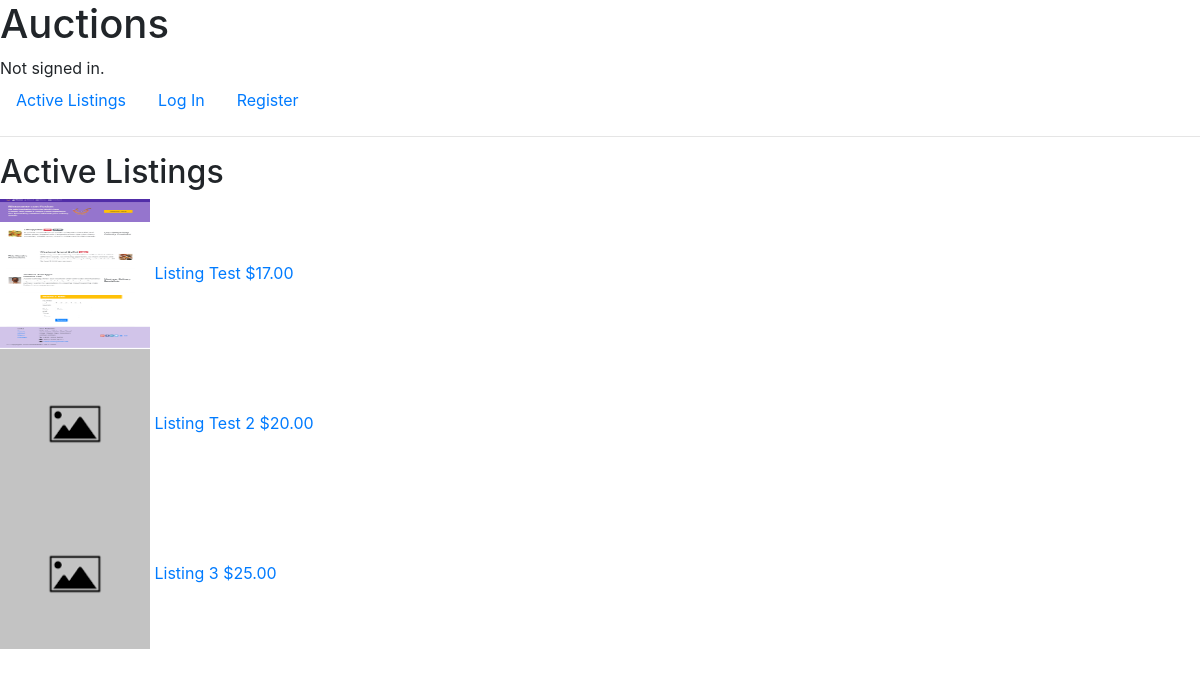
The page /auctions/ on the database as committed earlier.
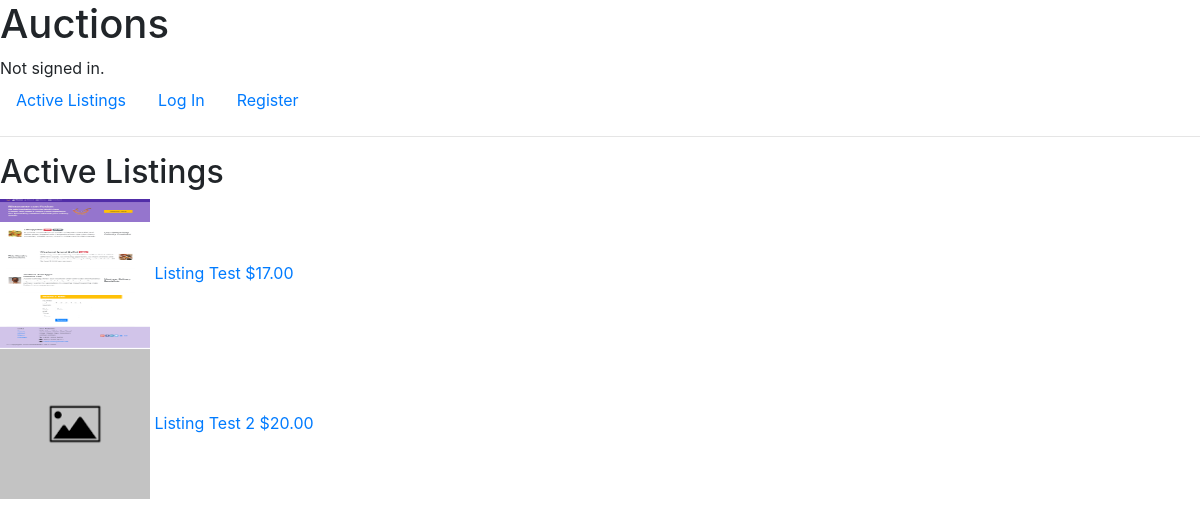
The same page on the database as committed later.
### auctions/models.py (models this page shows, shortened)
class Auction_Listing(models.Model):
    listing_price = models.IntegerField()
    listing_title = models.CharField(max_length=64)
    listing_description = models.CharField(max_length=256)
    listing_date = models.DateTimeField()
    listing_categories = models.CharField(max_length=128)
    listing_image = models.ImageField(null=True, upload_to='uploads/', default='auctions/static/auctions/images/default_img.png')
    listed_by = models.ForeignKey('User', on_delete=models.CASCADE, null=True, blank=True, default=None)

### auctions/views.py (the view)
# urls.py: path('', views.index, name='index'),
def index(request):
    return render(request, "auctions/index.html",{
        "Auction_Listings": Auction_Listing.objects.all(),
    })

### auctions/templates/auctions/index.html
{% extends "auctions/layout.html" %}
{% block body %}
{% load static %}
    <h2>Active Listings</h2>
    <div >
        {% for listing in Auction_Listings %}
            <div> <a href="{% url 'auction' listing.id %}">
                {% if listing.listing_image %}
                    <img class="activeListingImg" src="{{ listing.listing_image.url }}" alt="">
                {% else %}
                    <img class="activeListingImg" src="{% static 'auctions/default_img.png' %}" alt="">
                {% endif %}
                {{ listing.listing_title }} ${{ listing.listing_price }}.00
            </div>
        {% endfor %}
    </div>
{% endblock %}

Rows that differ between the two databases and show on the page:
removed Auction_Listing: listing_title "Listing 3", listing_price "25"
